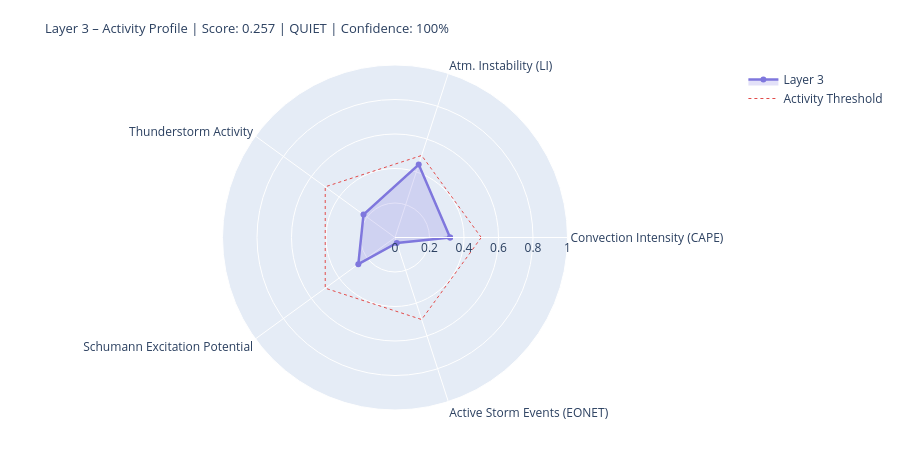

Here is the notebook cell this chart was saved with:
### Markdown cell above
---
## 4. State Assessment & Handoff to Layer 4/5

### Code cell
# ============================================================
# LAYER-3-SCORE
# Five dynamic components
# ============================================================

def norm(v, lo, hi):
    if v is None or (isinstance(v, float) and math.isnan(v)): return None
    return round(max(0.0, min(1.0, (v - lo) / (hi - lo))), 4)

# --- 1) Convection intensity (global CAPE mean) ---
cape_mean = df_atm['cape'].dropna().mean() if not df_atm.empty else None
conv_score = norm(cape_mean, 0, 3000)
conv_src   = 'primary' if cape_mean is not None else 'missing'

# --- 2) Atmospheric instability (LI mean) ---
li_mean   = df_atm['li'].dropna().mean() if not df_atm.empty else None
# Negative LI = unstable → higher score
instab_score = norm(-li_mean if li_mean is not None else None, -6, 6)
instab_src   = 'primary' if li_mean is not None else 'missing'

# --- 3) Thunderstorm activity (mean thunder score + WMO count) ---
thunder_mean = df_atm['thunder_score'].mean() if not df_atm.empty else None
n_thunder    = int(df_atm['thunderstorm'].sum()) if not df_atm.empty else 0
thunder_score_val = norm(
    (thunder_mean or 0) * 0.7 + n_thunder * 0.1, 0, 1.0
) if thunder_mean is not None else None
thunder_src = 'primary'

# --- 4) Schumann excitation potential (weighted Schumann contribution) ---
schumann_pot = df_atm['schumann_contribution'].mean() if not df_atm.empty else None
# Boosted by Layer-2 thunderstorm trigger
if schumann_pot is not None and l2_thunder:
    schumann_pot = min(1.0, schumann_pot * 1.2)
schumann_score = norm(schumann_pot, 0, 1.0) if schumann_pot is not None else None
schumann_src   = 'derived'

# --- 5) Storm activity (NASA EONET) ---
# Distinction: None = data not loaded, 0.0 = loaded but no events
storm_score = None
storm_src   = 'missing'
if raw.get('storms') is not None:          # API reached successfully
    storm_score = norm(len(storm_events), 0, 30) if storm_events else 0.0
    storm_src   = 'primary'

# X-Ray and Kp: context only, not in dynamic score
# (X-Ray = Layer-0/4 driver; Kp = geomagnetic index, not a lightning proxy)
xray_context = None
if raw.get('xray'):
    df_xc = pd.DataFrame(raw['xray'])
    fc = next((c for c in df_xc.columns
               if any(k in c.lower() for k in ['flux','long']) and 'time' not in c.lower()),
              df_xc.columns[1])
    df_xc[fc] = pd.to_numeric(df_xc[fc], errors='coerce')
    xray_last = df_xc[fc].dropna().iloc[-1] if not df_xc[fc].dropna().empty else None
    if xray_last:
        xray_class = ('X' if xray_last>=1e-4 else 'M' if xray_last>=1e-5
                      else 'C' if xray_last>=1e-6 else 'B')
        xray_context = {'flux': float(xray_last), 'class': xray_class}
        print(f'X-Ray context: {xray_class}-class ({xray_last:.2e} W/m²)')

# --- Aggregate ---
COMPONENTS = {
    'Convection Intensity (CAPE)':  {'score': conv_score,       'source': conv_src,    'dynamic': True},
    'Atm. Instability (LI)':         {'score': instab_score,     'source': instab_src,  'dynamic': True},
    'Thunderstorm Activity':              {'score': thunder_score_val, 'source': thunder_src, 'dynamic': True},
    'Schumann Excitation Potential':   {'score': schumann_score,   'source': schumann_src,'dynamic': True},
    'Active Storm Events (EONET)': {'score': storm_score,      'source': storm_src,   'dynamic': True},
}

available   = {k: v['score'] for k, v in COMPONENTS.items() if v['score'] is not None}
unavailable = [k for k, v in COMPONENTS.items() if v['score'] is None]
layer3_score = round(sum(available.values()) / len(available), 4) if available else None
confidence   = round(len(available) / len(COMPONENTS), 2)
level = ('unknown' if layer3_score is None
         else 'quiet'   if layer3_score < 0.3
         else 'moderate' if layer3_score < 0.6
         else 'active')
dominant_l3 = max(available, key=available.get) if available else 'none'

# --- Ausgabe ---
W = 68
print('=' * W)
print('LAYER 3 – ATMOSPHERE / WEATHER / THUNDERSTORMS – STATE ASSESSMENT')
print('=' * W)
for name, comp in COMPONENTS.items():
    s = comp['score']
    if s is not None:
        bar = '█' * int(s * 20) + '░' * (20 - int(s * 20))
        print(f'  {name:<36} {bar}  {s:.3f}  [{comp["source"]}]')
    else:
        print(f'  {name:<36} {"─" * 20}  n/a   [missing]')
print('-' * W)
print(f'  Score:        {layer3_score:.3f}  ({len(available)}/{len(COMPONENTS)} components)')
print(f'  Confidence:   {confidence:.0%}')
print(f'  Level:        {level.upper()}')
print(f'  Dominant:     {dominant_l3}')
print(f'  CAPE mean:    {cape_mean:.0f} J/kg' if cape_mean else '  CAPE mean:    n/a')
print(f'  LI mean:      {li_mean:.1f} K' if li_mean is not None else '  LI mean:      n/a')
print(f'  Thunderstorms:{n_thunder} points (WMO)  +  {len(storm_events)} NASA EONET')
print('=' * W)

# Radar
cats   = list(available.keys())
vals_r = list(available.values())
if len(cats) >= 3:
    fig = go.Figure()
    fig.add_trace(go.Scatterpolar(
        r=vals_r + [vals_r[0]], theta=cats + [cats[0]],
        fill='toself', fillcolor='rgba(127,119,221,0.22)',
        line=dict(color='#7F77DD', width=2.5), name='Layer 3'
    ))
    fig.add_trace(go.Scatterpolar(
        r=[0.5] * (len(cats)+1), theta=cats + [cats[0]],
        line=dict(color='#E24B4A', dash='dot', width=1),
        mode='lines', name='Activity Threshold'
    ))
    fig.update_layout(
        title=dict(
            text=f'Layer 3 – Activity Profile | Score: {layer3_score:.3f} | {level.upper()} | Confidence: {confidence:.0%}',
            font=dict(size=13)
        ),
        polar=dict(radialaxis=dict(visible=True, range=[0, 1])),
        height=450, showlegend=True,
        margin=dict(l=60, r=60, t=65, b=40)
    )
    fig.show()

### Figure 1 — Plotly figure (JSON) as saved in the notebook; plotly's stock layout.template omitted (floating-point values rounded to 4 significant figures)
{"data": [{"fill": "toself", "fillcolor": "rgba(127,119,221,0.22)", "line": {"color": "#7F77DD", "width": 2.5}, "name": "Layer 3", "r": [0.3193, 0.445, 0.2258, 0.2628, 0.0333, 0.3193], "theta": ["Convection Intensity (CAPE)", "Atm. Instability (LI)", "Thunderstorm Activity", "Schumann Excitation Potential", "Active Storm Events (EONET)", "Convection Intensity (CAPE)"], "type": "scatterpolar"}, {"line": {"color": "#E24B4A", "dash": "dot", "width": 1}, "mode": "lines", "name": "Activity Threshold", "r": [0.5, 0.5, 0.5, 0.5, 0.5, 0.5], "theta": ["Convection Intensity (CAPE)", "Atm. Instability (LI)", "Thunderstorm Activity", "Schumann Excitation Potential", "Active Storm Events (EONET)", "Convection Intensity (CAPE)"], "type": "scatterpolar"}], "layout": {"height": 450, "margin": {"b": 40, "l": 60, "r": 60, "t": 65}, "polar": {"radialaxis": {"range": [0, 1], "visible": true}}, "showlegend": true, "title": {"font": {"size": 13}, "text": "Layer 3 – Activity Profile | Score: 0.257 | QUIET | Confidence: 100%"}}}
